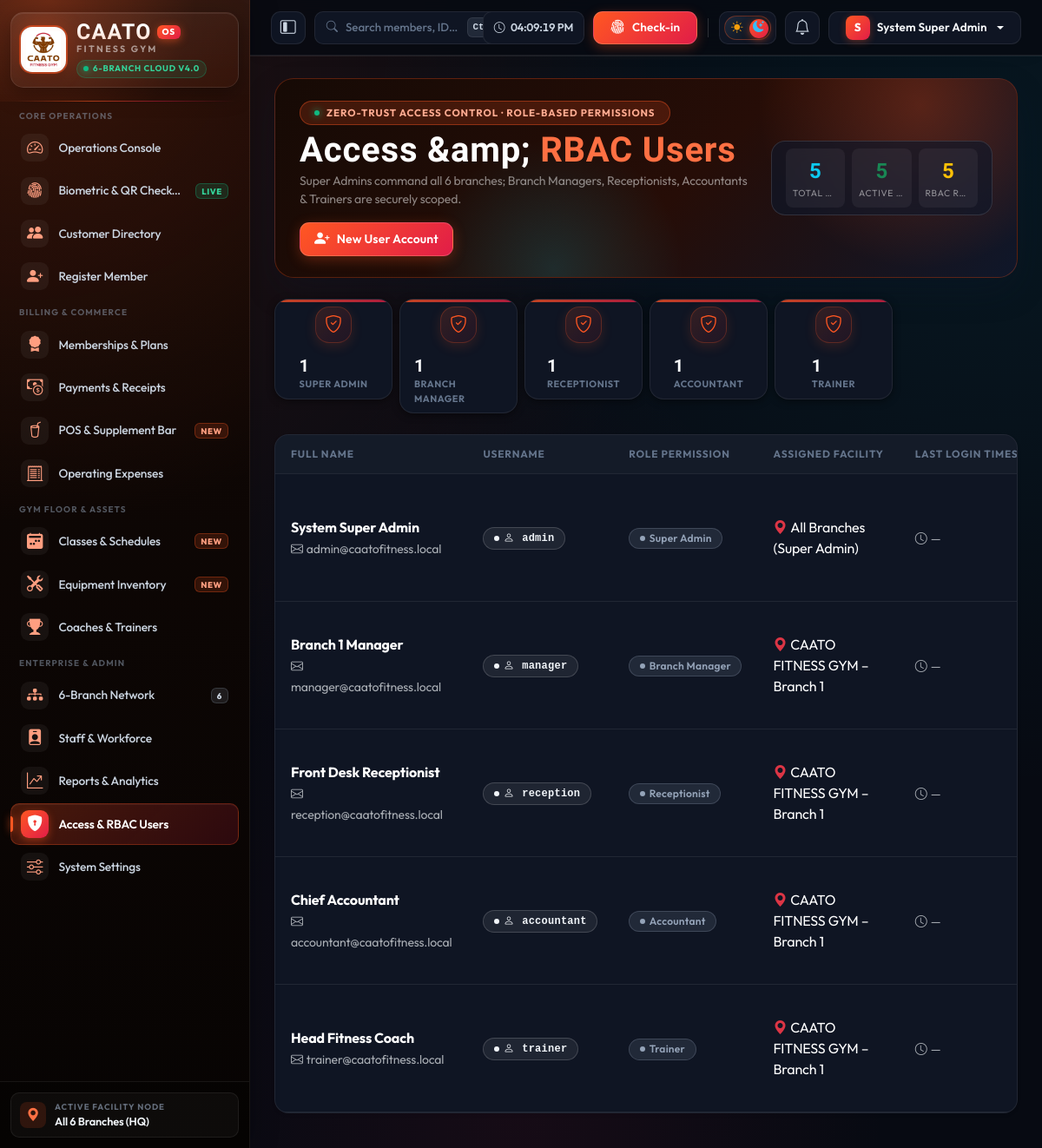
The app's page /index.php?page=users (signed in) with its own data.
### tables this page shows
CREATE TABLE users (
  id INT UNSIGNED AUTO_INCREMENT PRIMARY KEY,
  full_name VARCHAR(120) NOT NULL,
  username VARCHAR(50) NOT NULL UNIQUE,
  email VARCHAR(120) NULL UNIQUE,
  password_hash VARCHAR(255) NOT NULL,
  role_id INT UNSIGNED NOT NULL,
  branch_id INT UNSIGNED NULL,
  status ENUM('active','inactive') NOT NULL DEFAULT 'active',
  failed_attempts TINYINT UNSIGNED NOT NULL DEFAULT 0,
  locked_until DATETIME NULL,
  last_login DATETIME NULL,
  created_at TIMESTAMP NOT NULL DEFAULT CURRENT_TIMESTAMP,
  FOREIGN KEY (role_id) REFERENCES roles(id),
  FOREIGN KEY (branch_id) REFERENCES branches(id)
);

CREATE TABLE roles (
  id INT UNSIGNED AUTO_INCREMENT PRIMARY KEY,
  name VARCHAR(40) NOT NULL UNIQUE,
  label VARCHAR(80) NOT NULL
);

CREATE TABLE branches (
  id INT UNSIGNED AUTO_INCREMENT PRIMARY KEY,
  code VARCHAR(20) NOT NULL UNIQUE,
  name VARCHAR(120) NOT NULL,
  address VARCHAR(255) NULL,
  phone VARCHAR(30) NULL,
  email VARCHAR(120) NULL,
  status ENUM('active','inactive') NOT NULL DEFAULT 'active',
  created_at TIMESTAMP NOT NULL DEFAULT CURRENT_TIMESTAMP
);

### app/controllers/users.php (called while the page is built, shortened)
<?php
$roles = DB::all('SELECT id, name, label FROM roles ORDER BY id');
$rows = DB::all('SELECT u.*, r.label AS role_label, r.name AS role_name, b.name AS branch_name FROM users u JOIN roles r ON r.id=u.role_id LEFT JOIN branches b ON b.id=u.branch_id ORDER BY u.role_id, u.full_name');
render('users', ['pageTitle' => 'User Management', 'rows' => $rows, 'roles' => $roles, 'branches' => DB::all('SELECT id, name FROM branches ORDER BY id')]);

### index.php (called while the page is built, shortened)
<?php
$page = preg_replace('/[^a-z_]/', '', (string) ($_GET['page'] ?? 'dashboard'));
$file = ROOT . "/app/controllers/$page.php";
require $file;

### app/core/Auth.php (called while the page is built, shortened)
<?php
final class Auth
{
    public static function user(): array { return $_SESSION['user'] ?? []; }
    public static function role(): string { return $_SESSION['user']['role'] ?? ''; }
    public static function isSuper(): bool { return self::role() === 'super_admin'; }
    public static function can(string $p): bool { return self::isSuper() || in_array($p, $_SESSION['perms'] ?? [], true); }
}

### app/core/DB.php (called while the page is built, shortened)
<?php
final class DB
{
    private static ?PDO $pdo = null;
    public static function pdo(): PDO
    {
        if (!self::$pdo) {
            $c = cfg('db');
            $user = trim((string) ($c['user'] ?? 'root'));
            $pass = (string) ($c['pass'] ?? '');
            $opts = [
                PDO::ATTR_ERRMODE => PDO::ERRMODE_EXCEPTION,
                PDO::ATTR_DEFAULT_FETCH_MODE => PDO::FETCH_ASSOC,
                PDO::ATTR_EMULATE_PREPARES => false,
            ];
            try {
                $dsn = "mysql:host={$c['host']};port={$c['port']};dbname={$c['name']};charset={$c['charset']}";
                self::$pdo = new PDO($dsn, $user, $pass, $opts);
            } catch (PDOException $e) {
                if (($c['host'] ?? '') !== '127.0.0.1' && ($c['host'] ?? '') !== 'localhost') {
                    try {
                        $localDsn = "mysql:host=127.0.0.1;port=3306;dbname=caato_gym;charset=utf8mb4";
                        self::$pdo = new PDO($localDsn, 'root', '', $opts);
                    } catch (Throwable $ignore) {
                        throw $e;
                    }
                } else {
                    throw $e;
                }
            }
            self::$pdo->exec("SET time_zone = '" . date('P') . "'");
        }
        return self::$pdo;
    }
    public static function q(string $sql, array $p = []): PDOStatement
    {
        $st = self::pdo()->prepare($sql);
        $st->execute(array_values($p));
        return $st;
    }
    public static function all(string $sql, array $p = []): array { return self::q($sql, $p)->fetchAll(); }
    public static function exec(string $sql, array $p = []): int { return self::q($sql, $p)->rowCount(); }
}

### app/views/users.php (the view, shortened to what this page needs)
<div class="row g-2 mb-4">
  <?php
  $roleCounts = [];
  foreach ($rows as $ur) $roleCounts[$ur['role_label']] = ($roleCounts[$ur['role_label']] ?? 0) + 1;
  foreach ($roleCounts as $rLbl => $rCnt): ?>
    <div class="col-6 col-md-3 col-xl-2">
      <div class="card stat py-2 px-3">
        <div class="ico" style="width:42px;height:42px;font-size:1.25rem!important"><i class="bi bi-shield-check"></i></div>
        <div>
          <div class="num fs-5"><?= (int) $rCnt ?></div>
          <small style="font-size:0.68rem"><?= e($rLbl) ?></small>
        </div>
      </div>
    </div>
  <?php endforeach; ?>
</div>
<div class="card shadow-sm">
  <div class="table-responsive">
    <table class="table table-hover align-middle mb-0">
      <thead>
        <tr>
          <th>Full Name</th>
          <th>Username</th>
          <th>Role Permission</th>
          <th>Assigned Facility</th>
          <th>Last Login Timestamp</th>
        </tr>
      </thead>
      <tbody>
      <?php foreach ($rows as $r): ?>
        <tr>
          <td>
            <div class="fw-bold fs-6"><?= e($r['full_name']) ?></div>
            <small class="text-muted"><i class="bi bi-envelope me-1"></i><?= e($r['email']) ?></small>
          </td>
          <td><span class="badge text-bg-light border font-monospace"><i class="bi bi-person me-1"></i><?= e($r['username']) ?></span></td>
          <td><span class="badge text-bg-secondary"><?= e($r['role_label']) ?></span></td>
          <td><i class="bi bi-geo-alt-fill text-danger me-1"></i><?= e($r['branch_name'] ?: 'All Branches (Super Admin)') ?></td>
          <td><small class="text-muted"><i class="bi bi-clock me-1"></i><?= fmt_dt($r['last_login']) ?></small></td>
        </tr>
      <?php endforeach; ?>
      </tbody>
    </table>
  </div>
</div>

### app/views/layout/header.php (shortened to what this page needs)
<?php
$navGroups = [
    'CORE OPERATIONS' => [
        ['dashboard', 'Operations Console', 'bi-speedometer2', 'dashboard.view', ''],
        ['attendance', 'Biometric & QR Check-in', 'bi-fingerprint', 'attendance.view', 'LIVE'],
        ['customers', 'Customer Directory', 'bi-people-fill', 'customers.view', ''],
        ['customer_register', 'Register Member', 'bi-person-plus-fill', 'customers.create', ''],
    ],
    'BILLING & COMMERCE' => [
        ['memberships', 'Memberships & Plans', 'bi-award-fill', 'memberships.view', ''],
        ['payments', 'Payments & Receipts', 'bi-cash-coin', 'payments.view', ''],
        ['pos', 'POS & Supplement Bar', 'bi-cup-straw', 'payments.view', 'NEW'],
        ['expenses', 'Operating Expenses', 'bi-receipt-cutoff', 'expenses.manage', ''],
    ],
    'GYM FLOOR & ASSETS' => [
        ['classes', 'Classes & Schedules', 'bi-calendar2-week-fill', 'trainers.view', 'NEW'],
        ['equipment', 'Equipment Inventory', 'bi-tools', 'dashboard.view', 'NEW'],
        ['trainers', 'Coaches & Trainers', 'bi-trophy-fill', 'trainers.view', ''],
    ],
    'ENTERPRISE & ADMIN' => [
        ['branches', '6-Branch Network', 'bi-diagram-3-fill', 'branches.manage', '6'],
        ['employees', 'Staff & Workforce', 'bi-person-badge-fill', 'employees.manage', ''],
        ['reports', 'Reports & Analytics', 'bi-graph-up-arrow', 'reports.view', ''],
        ['users', 'Access & RBAC Users', 'bi-shield-lock-fill', 'users.manage', ''],
        ['settings', 'System Settings', 'bi-sliders', 'settings.manage', ''],
    ],
];
[$nsc, $nsp] = Auth::isSuper() ? ['', []] : [' AND (branch_id IS NULL OR branch_id=?)', [Auth::branchId() ?? 0]];
$unread = (int) DB::val('SELECT COUNT(*) FROM notifications WHERE is_read=0' . $nsc, $nsp);
?>
<!DOCTYPE html>
<html lang="en" data-bs-theme="light">
<head>
<link href="https://cdn.jsdelivr.net/npm/bootstrap@5.3.3/dist/css/bootstrap.min.css" rel="stylesheet">
<link href="https://cdn.jsdelivr.net/npm/bootstrap-icons@1.11.3/font/bootstrap-icons.min.css" rel="stylesheet">
<link href="<?= asset('css/app.css') ?>" rel="stylesheet">
</head>
<body>
<aside class="sidebar" id="sidebar">
  <div class="sidebar-brand-wrapper">
    <a class="brand brand-pro-card" href="<?= url('dashboard') ?>">
      <span class="logo-tile">
        <img src="<?= asset('img/logo.png') ?>" alt="CAATO FITNESS GYM">
      </span>
      <div class="brand-text-block">
        <div class="brand-title-row">
          <span class="brand-title">CAATO</span>
          <span class="brand-os-pill">OS</span>
        </div>
        <span class="brand-sub">FITNESS GYM</span>
        <span class="brand-status-tag"><span class="pulse-dot"></span> 6-BRANCH CLOUD v4.0</span>
      </div>
    </a>
  </div>
  <nav class="sidebar-nav">
    <?php foreach ($navGroups as $groupTitle => $items):
      $visible = array_filter($items, fn($it) => Auth::can($it[3]));
    ?>
      <div class="nav-section-title"><?= e($groupTitle) ?></div>
      <?php foreach ($visible as [$p, $label, $icon, $perm, $tag]):
        $isActive = PAGE === $p || (in_array(PAGE, ['customer_view', 'customer_edit'], true) && $p === 'customers');
        $tagClass = $tag === 'LIVE' ? 'nav-badge-live' : ($tag === 'NEW' ? 'nav-badge-new' : 'nav-badge-count');
      ?>
        <a class="nav-link <?= $isActive ? 'active' : '' ?>" href="<?= url($p) ?>" title="<?= e($label) ?>">
          <span class="nav-icon-wrap"><i class="bi <?= $icon ?>"></i></span>
          <span class="nav-label"><?= e($label) ?></span>
          <?php if ($tag !== ''): ?><span class="nav-badge <?= $tagClass ?>"><?= e($tag) ?></span><?php endif; ?>
        </a>
      <?php endforeach; ?>
    <?php endforeach; ?>
  </nav>
  <div class="side-foot">
    <div class="side-foot-chip">
      <span class="side-foot-ico"><i class="bi bi-geo-alt-fill"></i></span>
      <div class="side-foot-info">
        <span class="side-foot-label">ACTIVE FACILITY NODE</span>
        <strong class="side-foot-val"><?= e(Auth::isSuper() ? 'All 6 Branches (HQ)' : (Auth::user()['branch_name'] ?? '')) ?></strong>
      </div>
    </div>
  </div>
</aside>
<div class="main">
  <header class="topbar">
    <div class="topbar-left">
      <button class="btn btn-action-icon d-none d-lg-inline-grid" id="collapseBtn" title="Toggle compact sidebar"><i class="bi bi-layout-sidebar-inset"></i></button>
      <button type="button" class="cmd-trigger-btn d-none d-md-inline-flex" data-bs-toggle="modal" data-bs-target="#cmdPaletteModal">
        <i class="bi bi-search text-brand"></i>
        <span class="cmd-trigger-text">Search members, ID or commands…</span>
        <span class="cmd-kbd">Ctrl K</span>
      </button>
    </div>
    <div class="topbar-right">
      <div class="live-clock-chip d-none d-xl-inline-flex">
        <i class="bi bi-clock text-brand"></i>
        <span id="liveClock"><?= date('H:i:s') ?></span>
      </div>
      <?php if (Auth::can('attendance.checkin')): ?>
        <a href="<?= url('attendance') ?>" class="btn btn-topbar-cta d-none d-sm-inline-flex" title="Open Biometric & QR Door Scanner">
          <i class="bi bi-fingerprint"></i>
          <span>Check-in</span>
        </a>
      <?php endif; ?>
      <button type="button" class="theme-switch-pill" id="themeBtn" title="Toggle Obsidian Dark / Neo-Light Mode" aria-label="Toggle Theme">
        <span class="theme-switch-track">
          <i class="bi bi-sun-fill theme-ico-sun"></i>
          <i class="bi bi-moon-stars-fill theme-ico-moon"></i>
          <span class="theme-switch-thumb"></span>
        </span>
      </button>
      <div class="dropdown">
        <button class="btn btn-action-icon position-relative" data-bs-toggle="dropdown" aria-label="Notifications"><i class="bi bi-bell"></i>
          <?php if ($unread): ?><span class="badge-notif-pulse"><?= $unread > 99 ? '99+' : $unread ?></span><?php endif; ?></button>
      </div>
      <div class="dropdown">
        <button class="btn btn-user-pill dropdown-toggle" data-bs-toggle="dropdown">
          <span class="user-avatar-badge"><?= e(strtoupper(mb_substr(Auth::user()['name'] ?? 'A', 0, 1))) ?></span>
          <span class="user-pill-name d-none d-lg-inline"><?= e(Auth::user()['name'] ?? '') ?></span>
        </button>
      </div>
    </div>
  </header>
  <main class="content">

### records on screen
users: full_name "S", full_name "System Super Admin", email "admin@caatofitness.local", username "admin", role.label "Super Admin", branch_name "All Branches (Super Admin)", last_login "—"
users: full_name "Branch 1 Manager", email "manager@caatofitness.local", username "manager", role.label "Branch Manager", branch.name "CAATO FITNESS GYM – Branch 1", last_login "—"
users: full_name "Front Desk Receptionist", email "reception@caatofitness.local", username "reception", role.label "Receptionist", branch.name "CAATO FITNESS GYM – Branch 1", last_login "—"
users: full_name "Chief Accountant", email "accountant@caatofitness.local", username "accountant", role.label "Accountant", branch.name "CAATO FITNESS GYM – Branch 1", last_login "—"
users: full_name "Head Fitness Coach", email "trainer@caatofitness.local", username "trainer", role.label "Trainer", branch.name "CAATO FITNESS GYM – Branch 1", last_login "—"

### other values on screen
$groupTitle "CORE OPERATIONS"
$label "Operations Console"
$label "Biometric & QR Check-in"
$tag "LIVE"
$label "Customer Directory"
$label "Register Member"
$groupTitle "BILLING & COMMERCE"
$label "Memberships & Plans"
$label "Payments & Receipts"
$label "POS & Supplement Bar"
$tag "NEW"
$label "Operating Expenses"
$groupTitle "GYM FLOOR & ASSETS"
$label "Classes & Schedules"
$label "Equipment Inventory"
